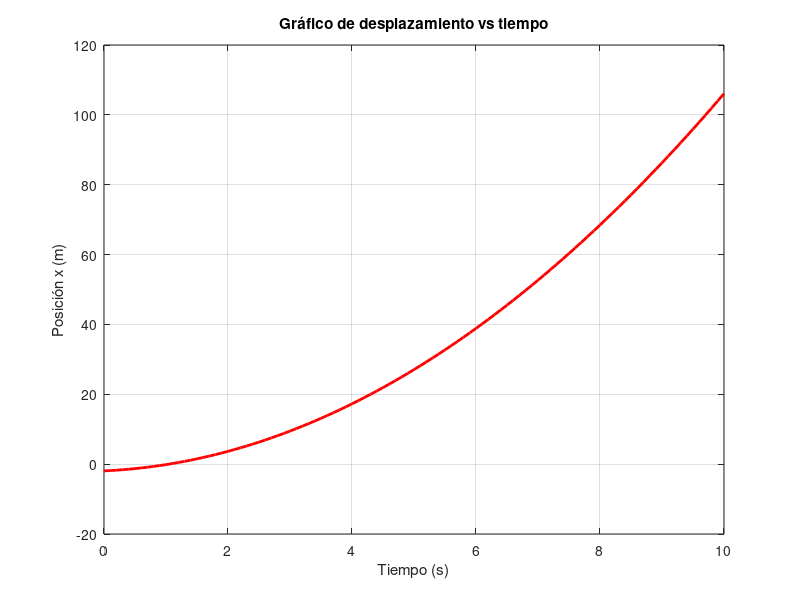

Here is the MATLAB script that generated this plot:
clear; clf; hold off;

% Condiciones iniciales
x0 = -2.0;        % Posición inicial (m)
v0 = 0.5;         % Velocidad inicial (m/s)
a = 2;            % Aceleración constante (m/s^2)
t0 = 0;           % Tiempo inicial
tfin = 10;        % Tiempo final
h = 0.1;          % Paso de tiempo
n = 0;            % Contador

% estado iniciales
t = t0;
x = x0;
v = v0;

% Inicialización de vectores
pt(1) = t;
px(1) = x;
pv(1) = v;
pa(1) = a;

% Bucle de simulación
for t = t0:h:tfin
    n = n + 1;
    v = v + h*a;           
    x = x + h*v;           
    pt(n+1) = t;
    px(n+1) = x;
    pv(n+1) = v;
    pa(n+1) = a;
end

% Gráfico de desplazamiento vs tiempo
plot(pt, px, 'r', 'LineWidth', 2);
grid on;
xlabel('Tiempo (s)');
ylabel('Posición x (m)');
title('Gráfico de desplazamiento vs tiempo');
